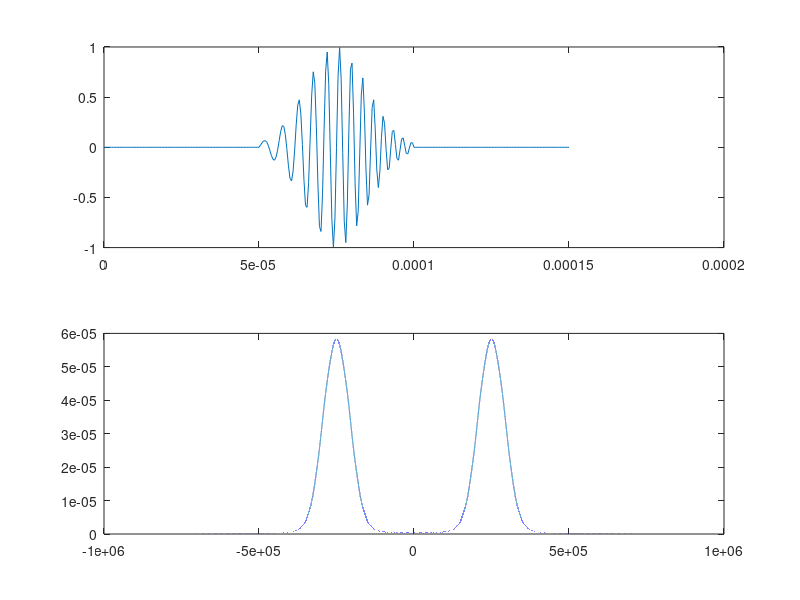

Recreate this plot in MATLAB. (Note: this script raises an error after producing the figure.)
%% Plane wave normal incidence frequency response
reflection = true;

%% Generate the chirp pulse
fs = 2e6;
tend = 50e-6;
t = (0:1/fs:tend)';
f0 = 150e3;
f1 = 350e3;

% Real chirp
wndw = gausswin(length(t));
y = wndw.*chirp(t, f0, tend, f1, 'linear', 270);
y = [zeros(100, 1); y; zeros(100, 1)];
t = (0:length(y)-1)/fs';
% Analytic chirp
% alpha = (f1-f0)/tend;
% wndw = gausswin(length(t));
% y = wndw.*exp(-1j*2*pi*alpha*t.^2/2);

% Filter the pulse
% n = 10;
% [z, p, k] = butter(n, 2*f0/fs, 'high');
% [sos, g] = zp2sos(z,p,k);
% y = filtfilt(sos, g, y);

nfft = 2^18;
f = fftshift((-nfft/2:nfft/2-1)*fs/nfft);
Y = ifft(y, nfft);
figure
subplot(211)
plot(t, real(y))
subplot(212)
plot(fftshift(f), fftshift(abs(Y)))

%% Do the whole she bang
idfneg = f<0;
idfpos = f>0;
R = zeros(length(f), 1);
T = zeros(length(f), 1);

fmin = min(f(idfneg));

rho_fluid = 5;
v_fluid = 350;
v = 0;
for i = 1:length(v)
    %% Fluid-fluid-fluid model
    fluid1 = struct('v', v_fluid, 'density', rho_fluid);
    % fluid1 = struct('v', 340, 'density', 1000);
    fluid3 = fluid1;
    layer = struct('v', 5850 + 100j, 'density', 7850, 'vShear', 3218);
    theta = v(i);
    %theta = 1e-4;
    d = 10.15e-3;
    
    % Fluid-solid-fluid model
    model = MultiLayerModel(fluid1, layer, fluid3, d);
    
    tic
    [V, W] = analyticRT(f, theta, model);
    toc
    %     tic
    %     [R(idfpos), T(idfpos), KK, ttL, ttS] = fluidSolidFluidReflectionCoefficient(f(idfpos), theta, model);
    %     [R_minf, T_minf] = fluidSolidFluidReflectionCoefficient(abs(fmin), theta, model);
    %     R(idfneg) = conj(flipud([R(idfpos); R_minf]));
    %     T(idfneg) = conj(flipud([T(idfpos); T_minf]));
    %     T(f==0) = 1;
    %     toc
    % V(idfpos) = zeros(size(V(idfpos)));
    % T(idfpos) = zeros(size(T(idfpos)));
    
    %% Convolve the pulse and the reflection coefficient
    if reflection
        TT = V(:);
    else
        TT = W(:);
    end
    
    x = fft(Y(:).*TT(:), nfft);
    xprd = abs(ifft(x.*hann(length(x)), nfft)).^2;
    tailstart = 800;
    tailend = 1200;
    xtailprd = abs(ifft(x(tailstart:tailend).*hann(tailend-tailstart+1), nfft)).^2;
    tx = (0:nfft-1)/fs;
    
    if i == 1
        [axEcho, axTail] = plotSignal(tx, x, tx(tailstart:tailend), x(tailstart:tailend),...
            f, xprd, xtailprd, 0.5/d*[(1:2)*layer.v, 3*layer.vShear]);
    else    
        plotSignal(tx, x, tx(tailstart:end), x(tailstart:end),...
            f, xprd, xtailprd, 0.5/d*[(1:2)*layer.v, 3*layer.vShear], axEcho, axTail);
    end
     
end
